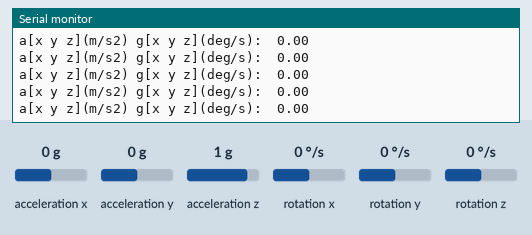
This sketch was run on a simulated Arduino Uno, built with avr-gcc and run on an emulated ATmega328P. Parts: the last lines printed to the serial monitor. The test bench sets the inputs (shaded band); at power-on: rotation y 0 °/s, acceleration x 0 g, acceleration y 0 g, acceleration z 1 g, rotation x 0 °/s, rotation z 0 °/s.

Above: at 1.2 s.
1.3 s: rotation y set to -100 °/s
At 2.1 s:
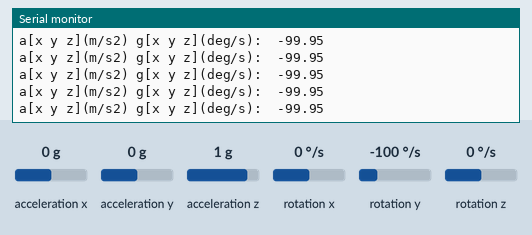
4.3 s: rotation y set to -192 °/s
At 4.8 s:
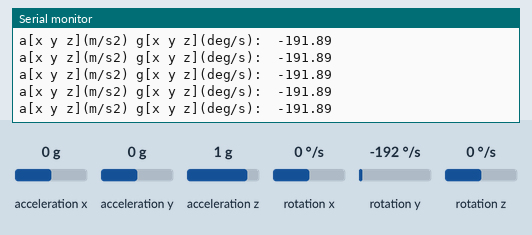
7.3 s: rotation y set to 100 °/s
At 8.1 s:
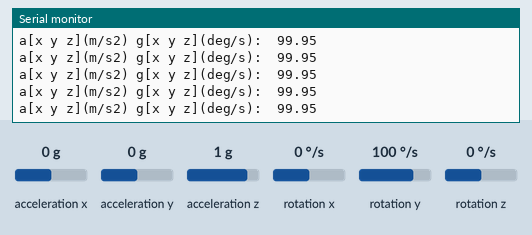
10.3 s: rotation y set to 0 °/s
At 11.3 s:
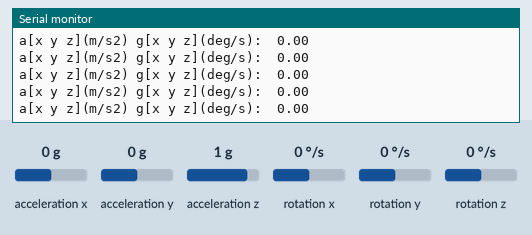
13.3 s: rotation y set to 192 °/s
At 14.3 s:
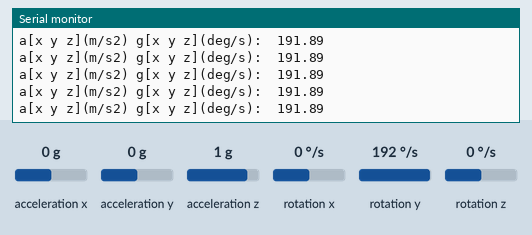
Timing chart, 0 to 16.3 s (numbered marks = the images above; inputs shaded):
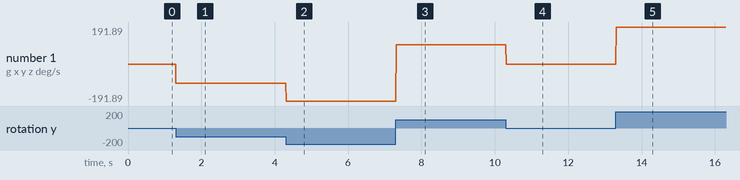

Measured:
- after the input at 1.3 s, the serial monitor: prints a new line at once (image 1)
- after the input at 4.3 s, the serial monitor: prints a new line at once (image 2)
- after the input at 7.3 s, the serial monitor: prints a new line at once (image 3)
- after the input at 10.3 s, the serial monitor: prints a new line at once (image 4)
- after the input at 13.3 s, the serial monitor: prints a new line at once (image 5)
- plotted number 1: 0 → -99.95 after the input at 1.3 s, -99.95 → -191.89 after the input at 4.3 s, -191.89 → 99.95 after the input at 7.3 s, 99.95 → 0 after the input at 10.3 s, 0 → 191.89 after the input at 13.3 s

The sketch:

velocidad.ino
```cpp
// Librerias I2C para controlar el mpu6050
// la libreria MPU6050.h necesita I2Cdev.h, I2Cdev.h necesita Wire.h
#include "I2Cdev.h"
#include "MPU6050.h"
#include "Wire.h"

// La dirección del MPU6050 puede ser 0x68 o 0x69, dependiendo
// del estado de AD0. Si no se especifica, 0x68 estará implicito
MPU6050 sensor;

// Valores RAW (sin procesar) del acelerometro y giroscopio en los ejes x,y,z
int ax, ay, az;
int gx, gy, gz;

void setup() {
  Serial.begin(57600);    //Iniciando puerto serial
  Wire.begin();           //Iniciando I2C
  sensor.initialize();    //Iniciando el sensor

  if (sensor.testConnection()) Serial.println("Sensor iniciado correctamente");
  else Serial.println("Error al iniciar el sensor");
}

void loop() {
  // Leer las aceleraciones y velocidades angulares
  sensor.getAcceleration(&ax, &ay, &az);
  sensor.getRotation(&gx, &gy, &gz);
  float ax_m_s2 = ax * (9.81/16384.0);
  float ay_m_s2 = ay * (9.81/16384.0);
  float az_m_s2 = az * (9.81/16384.0);
  float gx_deg_s = gx * (250.0/32768.0);
  float gy_deg_s = gy * (250.0/32768.0);
  float gz_deg_s = gz * (250.0/32768.0);
  //Mostrar las lecturas separadas por un [tab]
  Serial.print("a[x y z](m/s2) g[x y z](deg/s):\t");
  //Serial.print(ax_m_s2); Serial.print("\t");
  //Serial.print(ay_m_s2); Serial.print("\t");
  //Serial.print(az_m_s2); Serial.print("\t");
  //Serial.print(gx_deg_s); Serial.print("\t");
  Serial.println(gy_deg_s); //Serial.print("\t");
  //Serial.println(gz_deg_s);

  delay(5);
}
```
